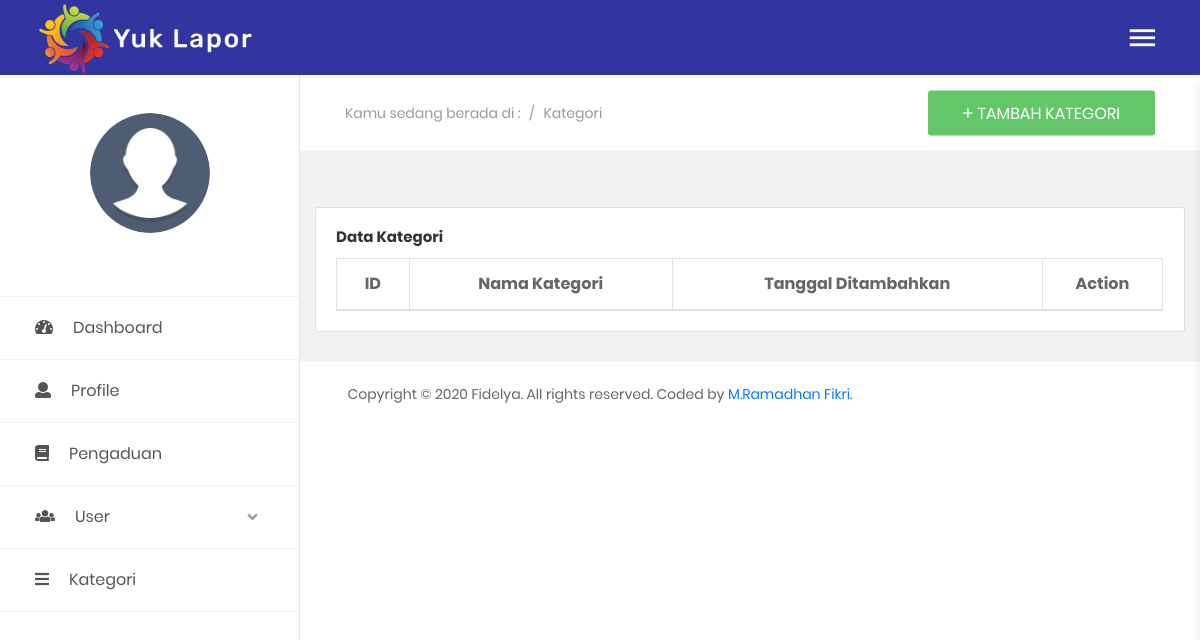
/index.php/admin/kategori, run on an earlier commit of the app's database.
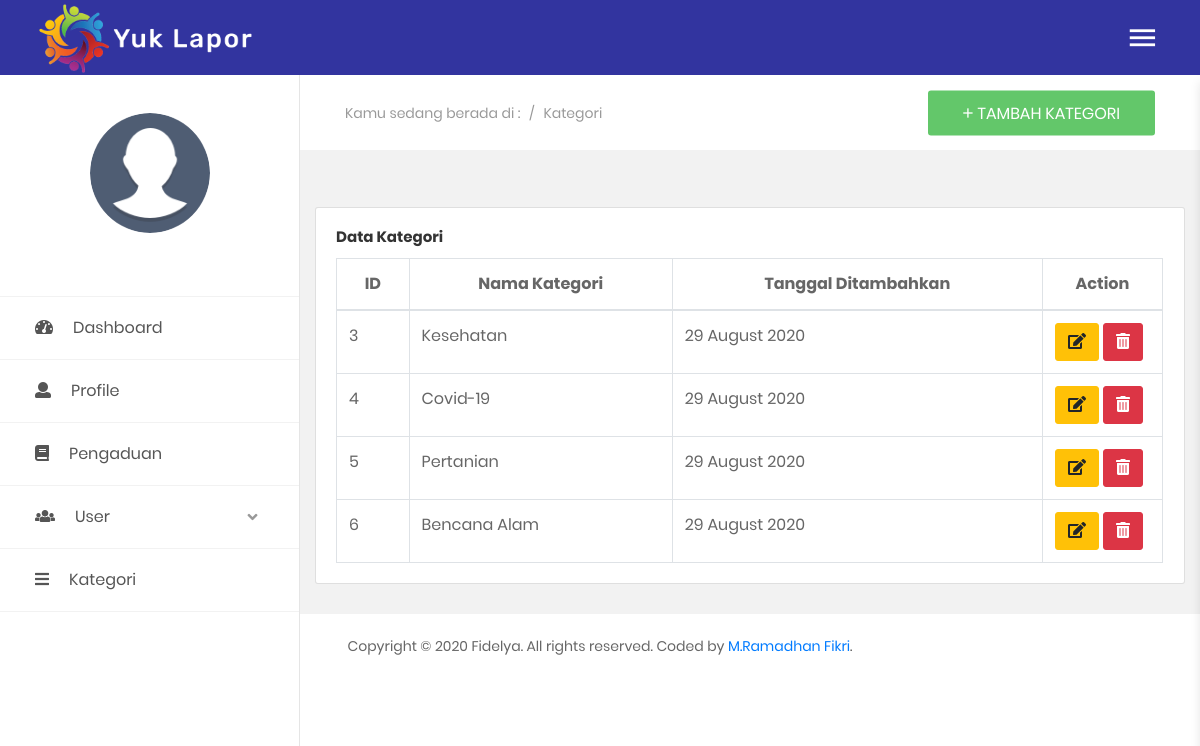
And on a later commit of the database.
### tables this page shows
CREATE TABLE `kategori` (
  `id_kategori` int(11) NOT NULL,
  `kategori` varchar(200) NOT NULL,
  `tgl_ditambahkan` int(11) NOT NULL
);

### application/controllers/admin.php (called while the page is built, shortened)
<?php
class admin extends CI_Controller
{
	function __construct()
	{
		$this->load->model('m_data');
		$this->load->model('m_admin');
		$this->load->helper('url');
	}
	public function kategori()
	{
		$data['user'] = $this->db->get_where('login', ['email' =>
		$this->session->userdata('email')])->row_array();
		$data['kategori'] = $this->m_data->get_kategori();
		$this->load->view('templates/header', $data);
		$this->load->view('templates/sidebar/sidebar_a', $data);
		$this->load->view('templates/topbar', $data);
		$this->load->view('admin/kategori', $data);
		$this->load->view('templates/footer');
	}
}

### index.php (called while the page is built, shortened)
<?php
require_once BASEPATH.'core/CodeIgniter.php';

### application/models/m_data.php (called while the page is built, shortened)
<?php
class m_data extends CI_Model
{
    public function get_kategori()
    {
        $data = $this->db->get('kategori');
        return $data->result();
    }
}

### application/views/admin/kategori.php (the view, shortened to what this page needs)
<section class="au-breadcrumb m-t-75">
    <div class="section__content section__content--p30">
        <div class="container-fluid">
            <div class="row">
                <div class="col-md-12">
                    <div class="au-breadcrumb-content">
                        <div class="au-breadcrumb-left">
                            <span class="au-breadcrumb-span">Kamu sedang berada di :</span>
                            <ul class="list-unstyled list-inline au-breadcrumb__list">
                                <li class="list-inline-item seprate">
                                    <span>/</span>
                                </li>
                                <li class="list-inline-item">Kategori</li>
                            </ul>
                        </div>
                        <button class="au-btn au-btn-icon au-btn--green" data-toggle="modal" data-target="#mediumModal">
                            <i class="zmdi zmdi-plus"></i>Tambah Kategori</button>
                    </div>
                </div>
            </div>
        </div>
    </div>
</section>
<section class="statistic">
</section>
<section>
    <div class="container-fluid">
        <div class="row">
            <div class="col-xl-12">
                <div class="card">
                    <div class="card-body">
                        <h5 class="card-title">Data Kategori</h5>
                        <div class="table-responsive">
                            <table class="table table-bordered" id="tabelkategori" width="100%" cellspacing="0">
                                <thead style="font-weight: bold;">
                                    <tr class="text-center">
                                        <th>ID</th>
                                        <th>Nama Kategori</th>
                                        <th>Tanggal Ditambahkan</th>
                                        <th width="120px">Action</th>
                                    </tr>
                                </thead>
                                <tbody>
                                    <?php $no = 1;
                                    foreach ($kategori as $k) : ?>
                                        <tr>
                                            <td><?= $k->id_kategori ?></td>
                                            <td><?= $k->kategori ?></td>
                                            <td><?= date('d F Y', $k->tgl_ditambahkan) ?></td>
                                            <td>
                                                <a href="#" class="btn btn-warning tmbl-edit-kategori" data-id="<?= $k->id_kategori; ?>" data-nama="<?= $k->kategori; ?>">
                                                    <i class="fas fa-edit"></i>
                                                </a>
                                                <a href="#" class="btn btn-danger tmbl-hapus-kategori" data-id="<?= $k->id_kategori; ?>">
                                                    <i class="fas fa-trash-alt"></i>
                                                </a>
                                            </td>
                                        </tr>
                                    <?php endforeach; ?>
                                </tbody>
                            </table>
                        </div>
                    </div>
                </div>
            </div>
        </div>
    </div>
</section>
</div>

### application/views/templates/header.php (shortened to what this page needs)
<!DOCTYPE html>
<html lang="en">
<head>
    <link rel="stylesheet" href="https://cdnjs.cloudflare.com/ajax/libs/twitter-bootstrap/4.1.3/css/bootstrap.css">
    <link rel="stylesheet" href="https://cdn.datatables.net/1.10.21/css/dataTables.bootstrap4.min.css">
    <link href="<?= base_url('assets/css/font-face.css') ?>" rel="stylesheet" media="all">
    <link href="<?= base_url('assets/vendor/font-awesome-4.7/css/font-awesome.min.css') ?>" rel="stylesheet" media="all">
    <link href="<?= base_url('assets/vendor/font-awesome-5/css/fontawesome-all.min.css') ?>" rel="stylesheet" media="all">
    <link href="<?= base_url('assets/vendor/mdi-font/css/material-design-iconic-font.min.css') ?>" rel="stylesheet" media="all">
    <link href="<?= base_url('assets/vendor/bootstrap-4.1/bootstrap.min.css') ?>" rel="stylesheet" media="all">
    <link href="<?= base_url('assets/vendor/animsition/animsition.min.css') ?>" rel="stylesheet" media="all">
    <link href="<?= base_url('assets/vendor/bootstrap-progressbar/bootstrap-progressbar-3.3.4.min.css') ?>" rel="stylesheet" media="all">
    <link href="<?= base_url('assets/vendor/select2/select2.min.css') ?>" rel="stylesheet" media="all">
    <link href="<?= base_url('assets/vendor/perfect-scrollbar/perfect-scrollbar.css') ?>" rel="stylesheet" media="all">
    <link href="<?= base_url('assets/css/st.css') ?>" rel="stylesheet" media="all">
</head>
<body class="animsition">
    <div class="page-wrapper">

### application/views/templates/sidebar/sidebar_a.php (shortened to what this page needs)
<aside class="menu-sidebar2">
    <div class="logo">
        <a href="#">
            <img src="<?= base_url('assets/img/logo1.png'); ?>" alt="Fidelya" />
        </a>
    </div>
    <div class="menu-sidebar2__content js-scrollbar1">
        <div class="account2">
            <div class="image img-cir img-120">
                <img src="<?= base_url('assets/img/profile/default.png'); ?>" alt="User" />
            </div>
        </div>
        <nav class="navbar-sidebar2">
            <ul class="list-unstyled navbar__list">
                <li>
                    <a href="index">
                        <i class="fas fa-tachometer-alt"></i>Dashboard</a>
                </li>
                <li>
                    <a href="profile">
                        <i class="fas fa-user"></i>Profile</a>
                </li>
                <li>
                    <a href="pengaduan">
                        <i class="fas fa-book"></i>Pengaduan</a>
                </li>
                <li class="has-sub">
                    <a class="js-arrow" href="#">
                        <i class="fas fa-users"></i>User
                        <span class="arrow">
                            <i class="fas fa-angle-down"></i>
                        </span>
                    </a>
                </li>
                <li>
                    <a href="kategori">
                        <i class="fas fa-bars"></i>Kategori</a>
                </li>
            </ul>
        </nav>
    </div>
</aside>

### application/views/templates/topbar.php (shortened to what this page needs)
<div class="page-container2">
    <header class="header-desktop2">
        <div class="section__content section__content--p30">
            <div class="container-fluid">
                <div class="header-wrap2">
                    <div class="header-button2">
                        <div class="header-button-item mr-0 js-sidebar-btn">
                            <i class="zmdi zmdi-menu"></i>
                        </div>
                    </div>
                </div>
            </div>
        </div>
    </header>

### application/views/templates/footer.php (shortened to what this page needs)
<section>
    <div class="container-fluid">
        <div class="row">
            <div class="col-md-12">
                <div class="copyright">
                    <p>Copyright © 2020 Fidelya. All rights reserved. Coded by <a href="#">M.Ramadhan Fikri</a>.</p>
                </div>
            </div>
        </div>
    </div>
</section>
</div>
</body>
</html>

What changed in the data, as far as the page shows it:
added kategori: id_kategori "3", kategori "Kesehatan", tgl_ditambahkan "29 August 2020"
added kategori: id_kategori "4", kategori "Covid-19", tgl_ditambahkan "29 August 2020"
added kategori: id_kategori "5", kategori "Pertanian", tgl_ditambahkan "29 August 2020"
added kategori: id_kategori "6", kategori "Bencana Alam", tgl_ditambahkan "29 August 2020"
